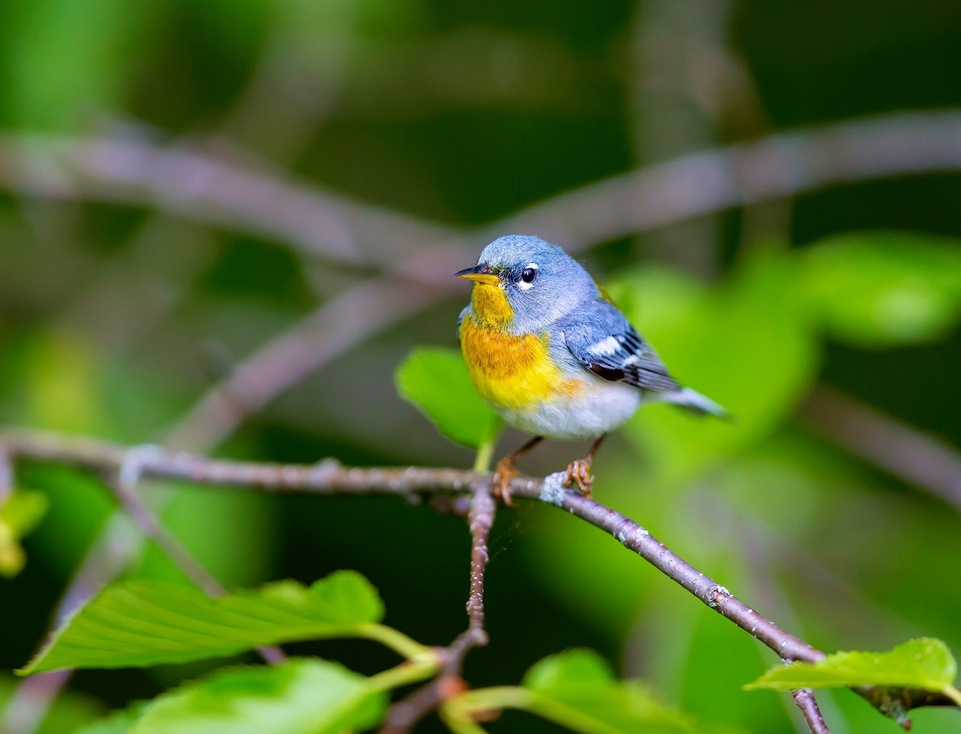
#> input picture bird.jpg, 961 x 734 px, shrunk from 2048 x 1564 before the run
$ python colorspaces.py
#> lines starting #> are read from the running program, lines starting #| are printed output that depends on the picture
import os
import cv2

img=cv2.imread(os.path.join('.','bird.jpg'))
#> img is the input picture: shape (734, 961, 3); mean B, G, R 41.7, 104.6, 78.3

img_gray=cv2.cvtColor(img,cv2.COLOR_BGR2RGB)
img_rgb=cv2.cvtColor(img,cv2.COLOR_BGR2GRAY)
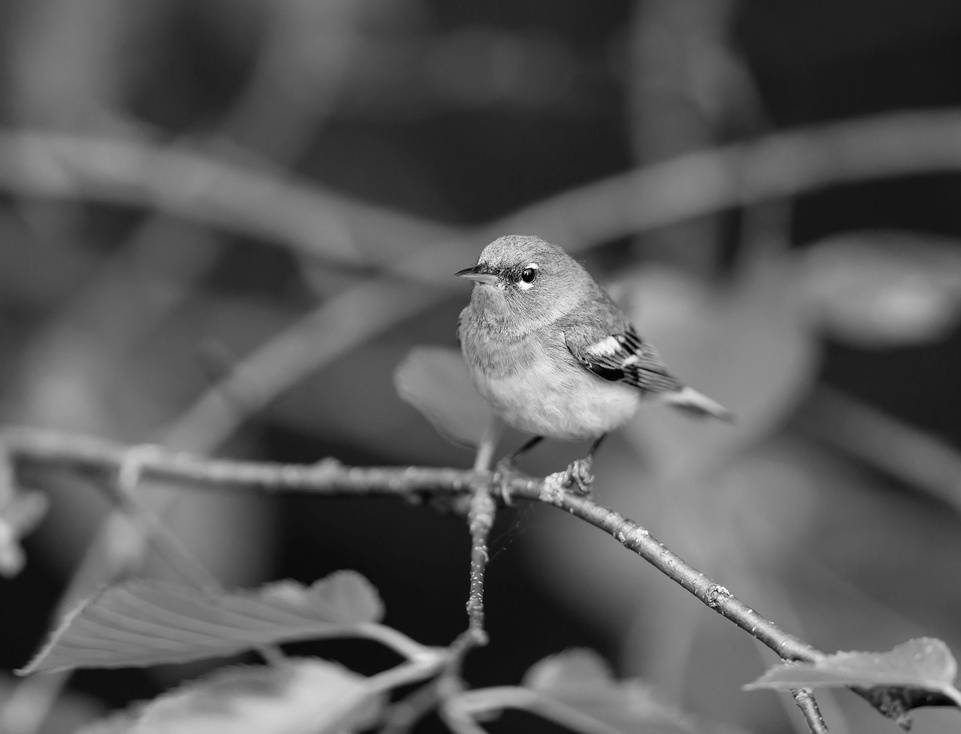
#> img_rgb: shape (734, 961); min 0, max 255, mean 89.6
img_hsv=cv2.cvtColor(img,cv2.COLOR_BGR2HSV)
#> img_hsv: shape (734, 961, 3); mean H, S, V 50.2, 173.8, 107.7
cv2.imshow('img',img)
cv2.imshow('img_gray',img_gray)
cv2.imshow('img_hsv',img_hsv)
cv2.imshow('img_rgb',img_rgb)
cv2.waitKey(0)
